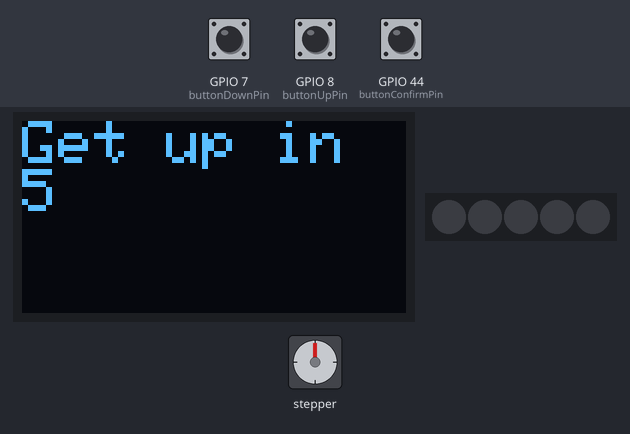
Bench run of a program on a simulated Seeed XIAO ESP32-S3. Parts: 128×64 one-colour display, 5 RGB LEDs in strip order, left to right, stepper motor. The test bench sets the inputs (shaded band); at power-on: GPIO 44 (buttonConfirmPin) HIGH, GPIO 7 (buttonDownPin) HIGH, GPIO 8 (buttonUpPin) HIGH. Dim RGB values are drawn brighter than linear; stepper angles assume 2048 steps per turn.

Above: at 1.2 s.
1.3 s: GPIO 44 (buttonConfirmPin) pulled LOW for 0.15 s
At 3.0 s:
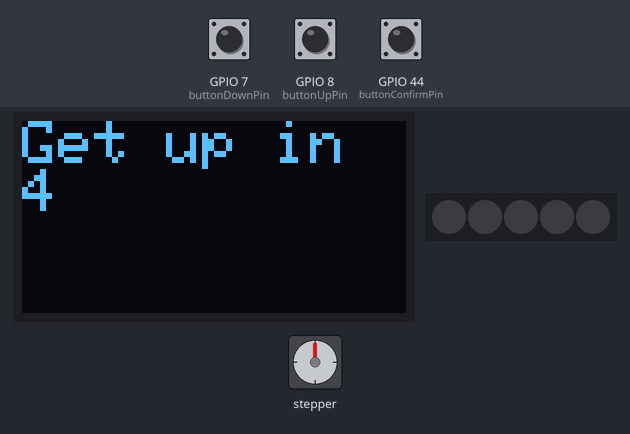
4.4 s: GPIO 7 (buttonDownPin) pulled LOW for 3.2 s
At 8.4 s:
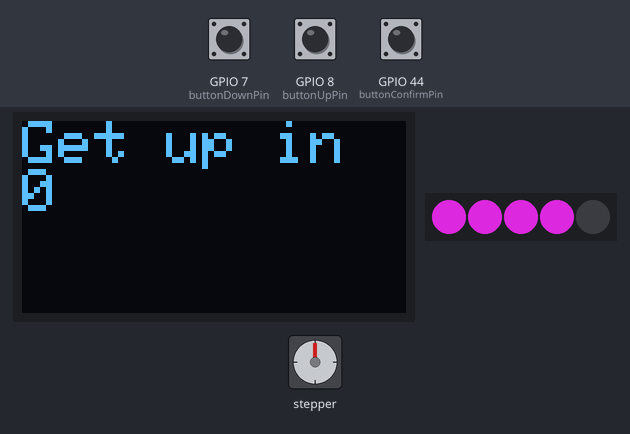
10.6 s: GPIO 8 (buttonUpPin) pulled LOW for 3.2 s
At 14.2 s:
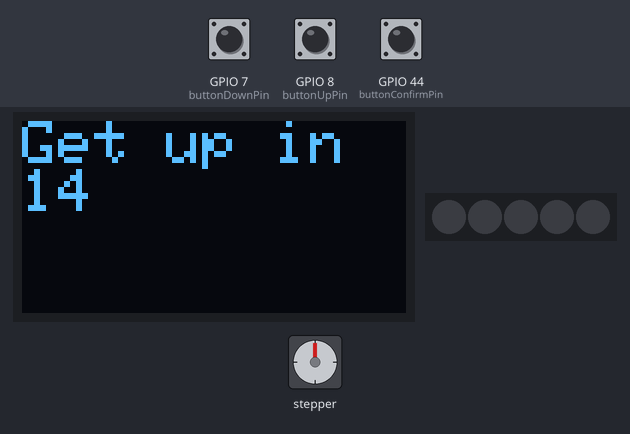
15.3 s: GPIO 8 (buttonUpPin) pulled LOW for 0.15 s
At 16.7 s:
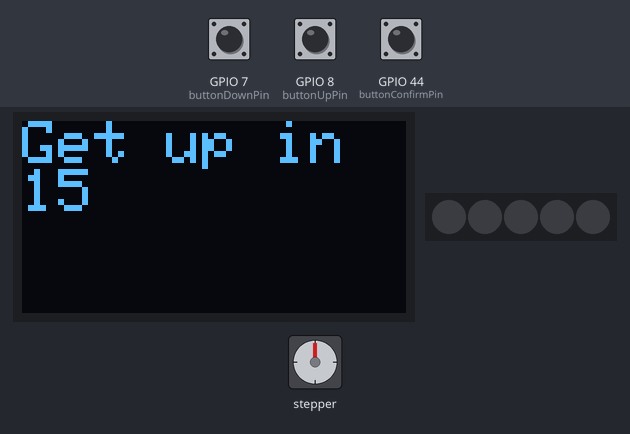
Timing chart, 0 to 17.9 s (numbered marks = the images above; inputs shaded):
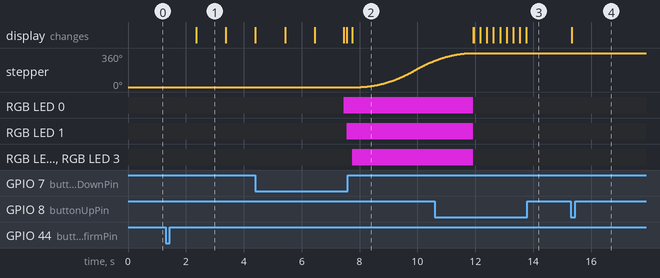

Measured:
- after the input at 1.3 s, the display: changes after 1.1 s (image 1)
- after the input at 10.6 s, the display: first differs from a run without the input after 1.4 s (image 3 shows a later state)
- after the input at 15.3 s, the display: changes at once (image 4)
- what the display in image 1 shows lasts 1.0 s, from 2.4 s to 3.4 s

The program:

main.cpp
```cpp
void updateDisplay();
void startCountdown();

#include <Adafruit_GFX.h>
#include <Adafruit_SSD1306.h>
#include <AccelStepper.h>
#include <Adafruit_NeoPixel.h>

#define OLED_RESET    -1
Adafruit_SSD1306 display(128, 64, &Wire, OLED_RESET);

// Define pin for LED strip and number of LEDs
#define LED_STRIP_PIN D6 // Adjust to your actual pin
#define NUM_LEDS      5 // Adjust based on your LED strip

// Initialize the LED strip
Adafruit_NeoPixel strip(NUM_LEDS, LED_STRIP_PIN, NEO_GRB + NEO_KHZ800);

// Define pins for the buttons
const int buttonUpPin = D9; // Adjust to your actual pin
const int buttonDownPin = D8; // Adjust to your actual pin
const int buttonConfirmPin = D7; // Adjust to your actual pin

// Define stepper motor control pins and settings
AccelStepper stepper(AccelStepper::FULL4WIRE, D0, D1, D2, D3);

unsigned int countdownValue = 5; // Starting countdown value
bool countdownActive = false;

void setup() {
  // Initialize the OLED display
  display.begin(SSD1306_SWITCHCAPVCC, 0x3C);
  display.clearDisplay();
  display.setTextSize(2);
  display.setTextColor(WHITE);

  // Initialize the button pins
  pinMode(buttonUpPin, INPUT_PULLUP);
  pinMode(buttonDownPin, INPUT_PULLUP);
  pinMode(buttonConfirmPin, INPUT_PULLUP);

  // Initialize the LED strip
  strip.begin();
  strip.show(); // Initialize all pixels to 'off'

  // Initialize the stepper motor
  stepper.setMaxSpeed(1000);
  stepper.setAcceleration(500);

  // Display the initial countdown value
  updateDisplay();
}

void loop() {
  if (digitalRead(buttonUpPin) == LOW) {
    countdownValue++;
    updateDisplay();
    delay(200); // Debounce delay
  }
  if (digitalRead(buttonDownPin) == LOW) {
    countdownValue = max(1U, countdownValue - 1);;
    updateDisplay();
    delay(200); // Debounce delay
  }

  if (digitalRead(buttonConfirmPin) == LOW && !countdownActive) {
    countdownActive = true;
    startCountdown();
  }
}

void updateDisplay() {
  display.clearDisplay();
  display.setCursor(0,0);
  display.print("Get up in ");
  display.print(countdownValue);
  display.display();
}

void startCountdown() {
  for(int i = countdownValue; i >= 0; i--) {
    display.clearDisplay();
    display.setCursor(0,0);
    display.print("Get up in ");
    display.print(i);
    display.display();
    delay(1000); // 1 second delay
  }

  // Countdown ends, trigger LED strip animation
  for (int i = 0; i < NUM_LEDS; i++) {
    strip.setPixelColor(i, strip.Color(153, 28, 155)); // Set the next pixel to purple
    strip.show();
    delay(100); // Adjust the speed of the "light up" effect here
  }

  // Turn off LEDs after animation
  for (int i = 0; i < NUM_LEDS; i++) {
    strip.setPixelColor(i, strip.Color(0, 0, 0)); // Turn off pixel
  }
  strip.show();

  // Assuming the stepper motor represents 30 seconds in one full revolution
  stepper.move(2048); // Adjust based on your stepper motor's steps per revolution
  while(stepper.distanceToGo() != 0) {
    stepper.run();
  }

  countdownActive = false;
  countdownValue = 5; // Reset to default or based on user
}
```
